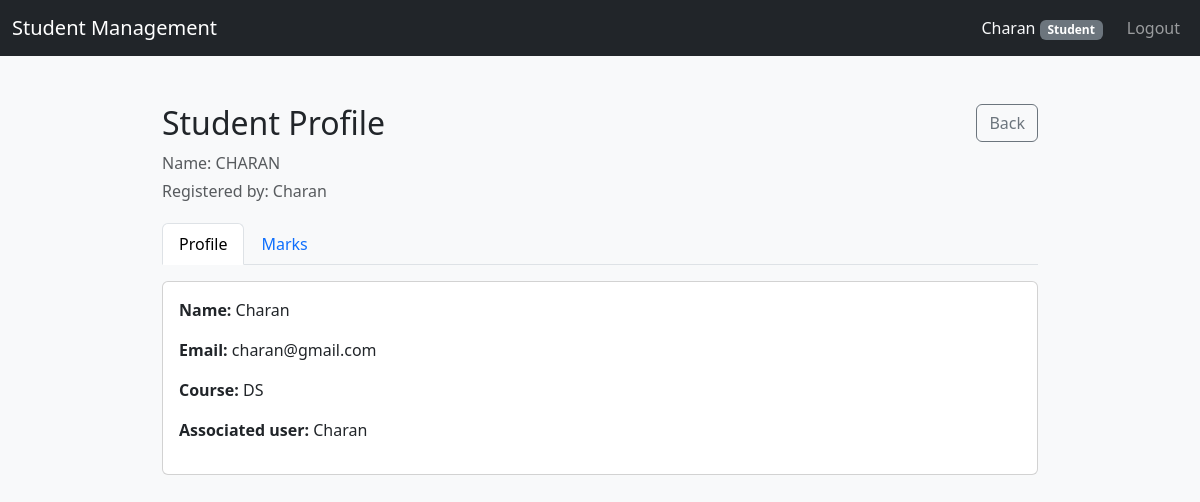
/student/1 (signed in), run on the app's committed database.
### app.py (models this page shows, shortened)
class User(UserMixin, db.Model):
    id = db.Column(db.Integer, primary_key=True)
    username = db.Column(db.String(120), unique=True, nullable=False)
    password_hash = db.Column(db.String(200), nullable=False)
    role = db.Column(db.String(20), default='student')  # 'admin' or 'student'
    students = db.relationship('Student', backref='user', lazy=True)

class Student(db.Model):
    id = db.Column(db.Integer, primary_key=True)
    name = db.Column(db.String(120), nullable=False)
    email = db.Column(db.String(120), nullable=False)
    course = db.Column(db.String(120))
    user_id = db.Column(db.Integer, db.ForeignKey('user.id'), nullable=True)
    marks = db.relationship('Mark', backref='student', lazy=True)

### app.py (the view)
@app.route('/student/<int:id>')
@login_required
def view_student(id):
    student = Student.query.get_or_404(id)
    if current_user.role != 'admin' and student.user_id != current_user.id:
        flash('You do not have permission to view this profile', 'danger')
        return redirect(url_for('index'))
    all_summaries = compute_all_student_summaries()
    student_summary = next((item for item in all_summaries if item['student'].id == student.id), None)
    return render_template('student_profile.html', student=student, subjects=SUBJECTS, summary=student_summary)

### app.py (called while the page is built)
def build_mark_summary(student):
    marks = {subject: None for subject in SUBJECTS}
    for mark in student.marks:
        if mark.subject in marks:
            marks[mark.subject] = mark.score
    total = sum(value for value in marks.values() if value is not None)
    percentage = 0
    max_total = len(SUBJECTS) * 100
    if max_total > 0:
        percentage = (total / max_total) * 100
    return {'student': student, 'marks': marks, 'total': total, 'percentage': percentage}

def compute_all_student_summaries():
    summaries = [build_mark_summary(student) for student in Student.query.all()]
    summaries.sort(key=lambda item: item['total'], reverse=True)
    rank = 0
    previous_total = None
    count = 0
    for item in summaries:
        count += 1
        if previous_total is None or item['total'] < previous_total:
            rank = count
        item['rank'] = rank
        previous_total = item['total']
    return summaries

@login_manager.user_loader
def load_user(id):
    return User.query.get(int(id))

### templates/student_profile.html (shortened to what this page needs)
{% extends 'base.html' %}
{% block content %}
  <div class="d-flex justify-content-between align-items-start mb-3">
    <div>
      <h2>Student Profile</h2>
      <p class="text-muted mb-1">Name: {{ student.name|upper }}</p>
      <p class="text-muted mb-1">Registered by: {{ student.user.username if student.user else 'N/A' }}</p>
    </div>
    <div>
      <a href="{{ url_for('index') }}" class="btn btn-outline-secondary">Back</a>
    </div>
  </div>
  <ul class="nav nav-tabs mb-3" role="tablist">
    <li class="nav-item" role="presentation">
      <button class="nav-link active" id="profile-tab" data-bs-toggle="tab" data-bs-target="#profile" type="button" role="tab">Profile</button>
    </li>
    <li class="nav-item" role="presentation">
      <button class="nav-link" id="marks-tab" data-bs-toggle="tab" data-bs-target="#marks" type="button" role="tab">Marks</button>
    </li>
  </ul>
  <div class="tab-content">
    <div class="tab-pane fade show active" id="profile" role="tabpanel">
      <div class="card mb-3">
        <div class="card-body">
          <p><strong>Name:</strong> {{ student.name }}</p>
          <p><strong>Email:</strong> {{ student.email }}</p>
          <p><strong>Course:</strong> {{ student.course or 'N/A' }}</p>
          <p><strong>Associated user:</strong> {{ student.user.username if student.user else 'N/A' }}</p>
        </div>
      </div>
    </div>
  </div>
{% endblock %}

### templates/base.html (shortened to what this page needs)
<!doctype html>
<html lang="en">
<head>
  <link href="https://cdn.jsdelivr.net/npm/bootstrap@5.3.0/dist/css/bootstrap.min.css" rel="stylesheet">
  <link rel="stylesheet" href="{{ url_for('static', filename='css/style.css') }}">
</head>
<body>
  <nav class="navbar navbar-expand-lg navbar-dark bg-dark mb-4">
    <div class="container-fluid">
      <a class="navbar-brand" href="{{ url_for('index') }}">Student Management</a>
      <div class="collapse navbar-collapse" id="navbarNav">
        <ul class="navbar-nav ms-auto">
          {% if current_user.is_authenticated %}
            <li class="nav-item d-flex align-items-center">
              <span class="navbar-text text-light me-3">
                {{ current_user.username }}
                <span class="badge bg-{{ 'success' if current_user.role == 'admin' else 'secondary' }}">
                  {{ 'Admin' if current_user.role == 'admin' else 'Student' }}
                </span>
              </span>
            </li>
            <li class="nav-item">
              <a class="nav-link" href="{{ url_for('logout') }}">Logout</a>
            </li>
          {% endif %}
        </ul>
      </div>
    </div>
  </nav>
  <div class="container py-4">
    {% block content %}{% endblock %}
  </div>
</body>
</html>

### static/css/style.css (style rules this page uses)
body { background: #f8f9fa; }
.container { max-width: 900px; }

### data on the page
User: username "Charan", role "Student", user "Charan"
Student: name "CHARAN", name "Charan", email "charan@gmail.com", course "DS"
